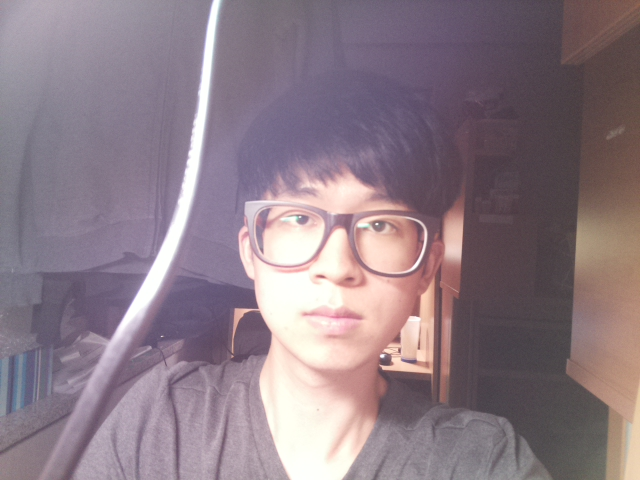
#> input picture Raspberry-Face-Recognition-master/example.jpg, 640 x 480 px
$ python face_detection_test1.py
#> lines starting #> are read from the running program, lines starting #| are printed output that depends on the picture; after the words box and inside, x2 and y2 are one past the last pixel; in counts of white or black regions, pixels touching at a corner belong together
import cv2

image = cv2.imread("example.jpg", 1)
#> image is the input picture: shape (480, 640, 3); mean B, G, R 133.5, 123.8, 140.6

face_cascade = cv2.CascadeClassifier('haarcascade_frontalface_default.xml')

gray = cv2.cvtColor(image,cv2.COLOR_BGR2GRAY)
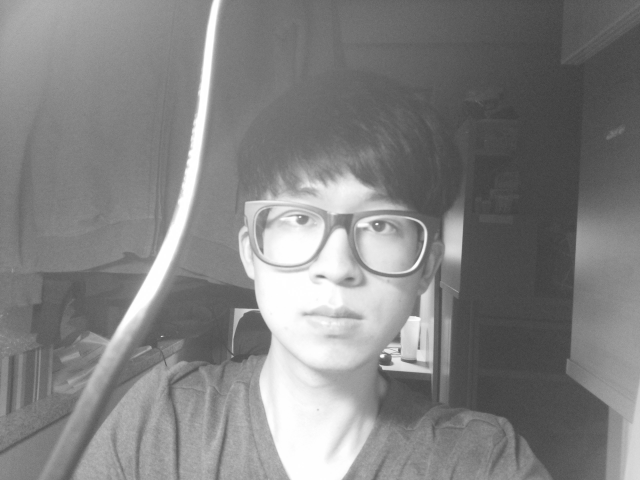
#> gray: shape (480, 640); min 62, max 255, mean 129.9

faces = face_cascade.detectMultiScale(gray, 1.1, 5)
#> faces = [[239, 176, 187, 187]]

print ("Found "+str(len(faces))+" face(s)")
#| Found 1 face(s)

for (x,y,w,h) in faces:
    cv2.rectangle(image,(x,y),(x+w,y+h),(255,0,0),2)
#> this loop made 1 pass
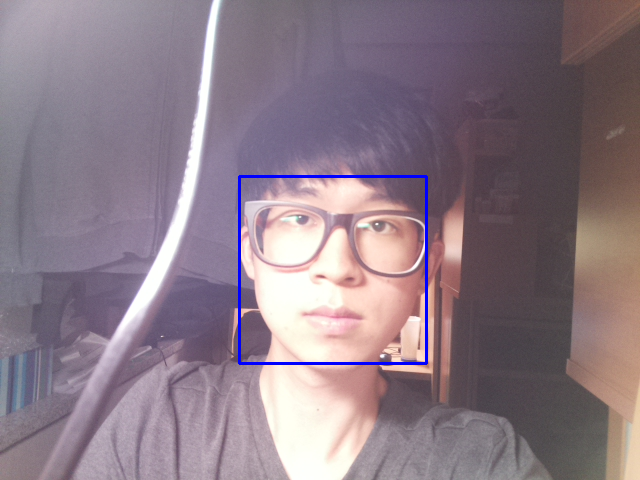
#> image: shape (480, 640, 3); 0.73% of pixels changed, all inside (x1, y1, x2, y2) = (238, 175, 428, 365)

cv2.imwrite('result.jpg',image)
